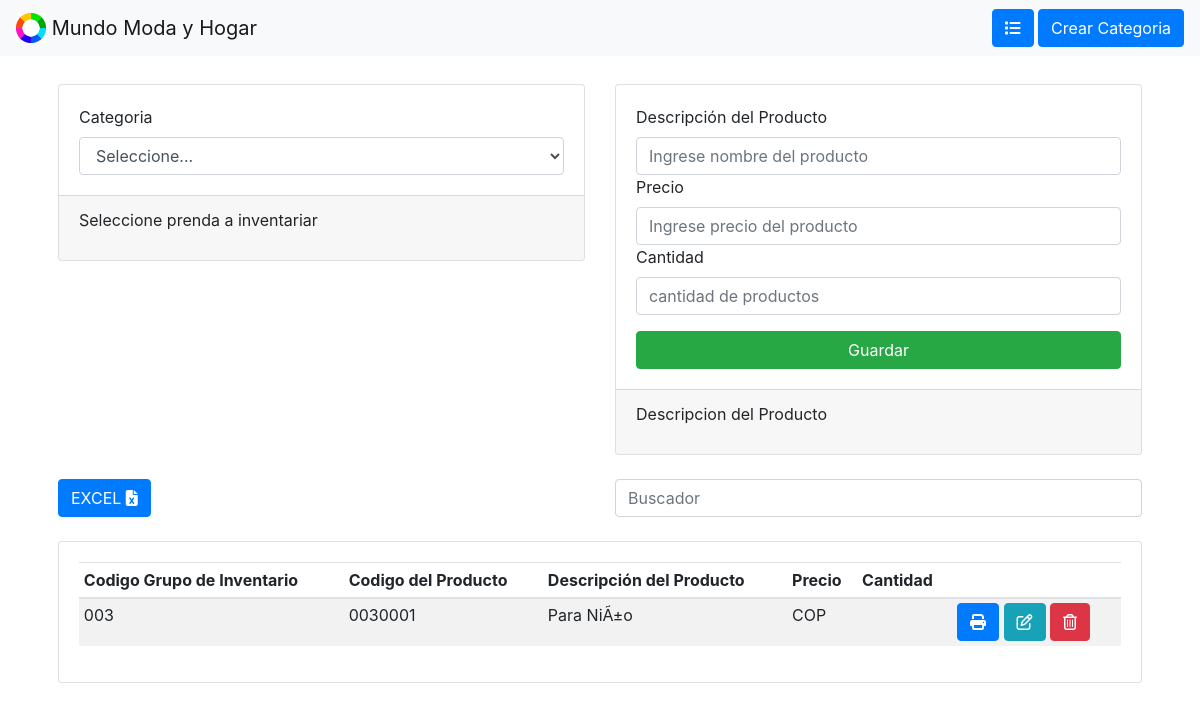
Before: / with the older database file.
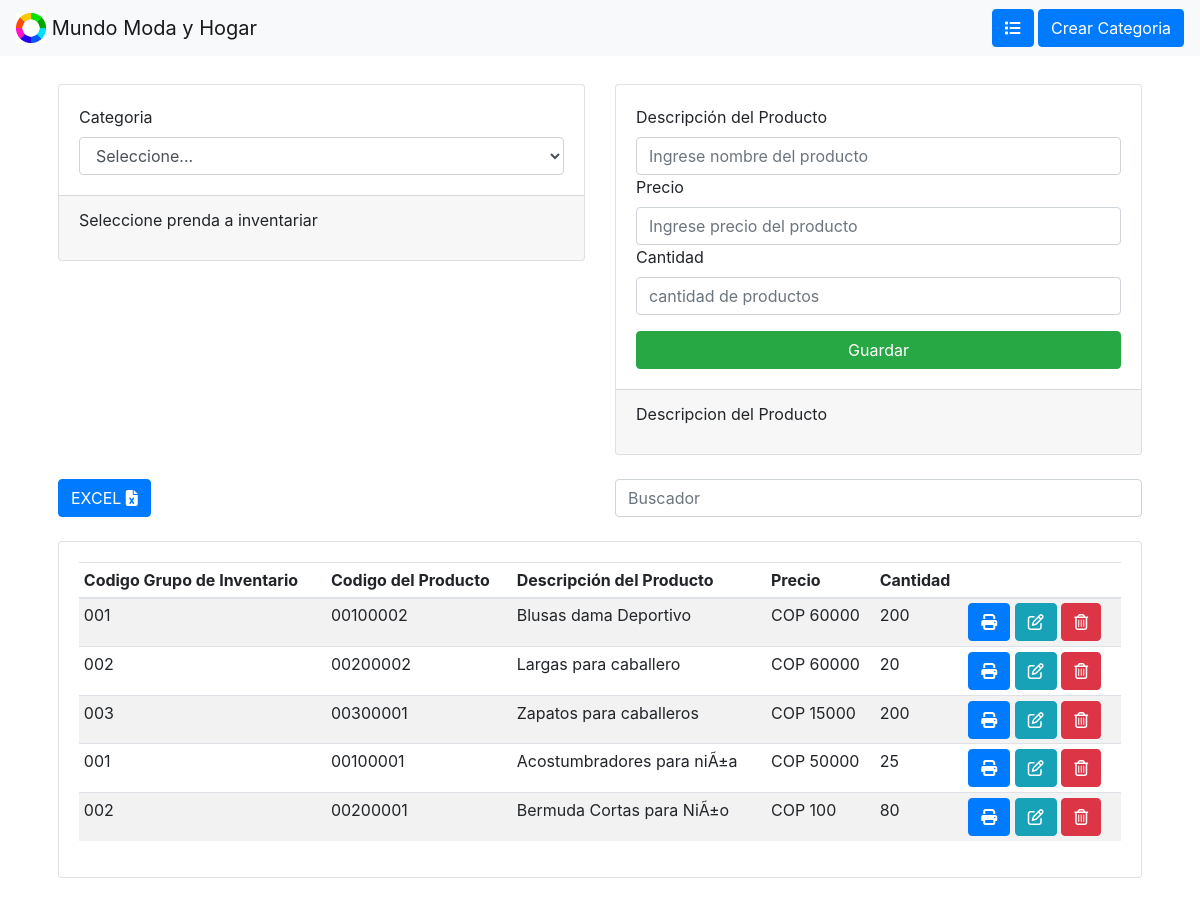
After: the same page with the newer database file.
### tables this page shows
CREATE TABLE IF NOT EXISTS `inventario_excel` (
  `id` int(10) NOT NULL AUTO_INCREMENT,
  `cod_inv` varchar(10) NOT NULL,
  `cod_pro` varchar(10) NOT NULL,
  `nom_pro` varchar(200) NOT NULL,
  `pro_price` int(10) NOT NULL,
  `quantity` int(10) NOT NULL,
  PRIMARY KEY (`id`)
);

### index.php (the view, shortened to what this page needs)
<?php include("php/db.php") ?>
<?php include("includes/header.php") ?>
<div class="container p-1">
        <form action="php/save.php" method="POST">
        <div class="container p-4">
            <div class="row">
                <div class="col-md-6">
                    <div class="card">
                        <div class="card-body">
                            <label for="category">Categoria</label>
                                <select name="category" class="form-control">
                                         <option selected>Seleccione...</option>
                                </select>
                            </div>
                        <div class="card-footer"><p>Seleccione prenda a inventariar</div>
                    </div>
                </div>
                <div class="col-md-6">
                    <div class="card">
                            <div class="card-body">
                                <div class="form-group">
                                <label for="name_product">Descripci&oacute;n del Producto</label>
                                    <input type="text" name="name_product" class="form-control" placeholder="Ingrese nombre del producto" required>
                                <label for="name_product">Precio</label>
                                    <input type="number" name="price_product" class="form-control" placeholder="Ingrese precio del producto" required>
                                    <label for="name_product">Cantidad</label>
                                    <input type="number" name="quantity_product" class="form-control" placeholder="cantidad de productos" required>
                                </div>
                                <input type="submit" class="btn btn-success btn-block" name="save_product" value="Guardar">
                            </div>
                            <div class="card-footer"><p>Descripcion del Producto</p></div>
                    </div>
            </div>
            <div class="col-md-12">
              <br/>
              <form>
              <div class="row">
                <div class="col-md-2">
                <a href="php/xls.php" class=" btn btn-primary">  EXCEL <i class="fas fa-file-excel"></i></a>
                </div>
                <div class="col-md-4">
                </div>
                <div class="col-md-6">
                  <input type="text" class="form-control" placeholder="Buscador" id="formulario">
                  </div>
              </div>
            </form>
            <br/>
                <div class="card">
                     <div class="card-body">
                        <table class="table table-sm  table-striped ">
                            <thead>
                                <th>Codigo Grupo de Inventario</th>
                                <th>Codigo del Producto</th>
                                <th>Descripci&oacute;n del Producto</th>
                                <th>Precio</th>
                                <th>Cantidad</th>
                                <th></th>
                            </thead>
                            <tbody class=" ">
                                 <tr>
                                 <?php
                                    $query = "SELECT * FROM inventario_excel ORDER BY  cod_pro DESC";
                                    $result = mysqli_query($conn, $query);
                                     while($row = mysqli_fetch_array($result)){
                                 ?>
                                     <td><?php echo $row['cod_inv']; ?></td>
                                     <td><?php echo $row['cod_inv'].$row['cod_pro']; ?></td>
                                     <td><?php echo $row['nom_pro']; ?></td>
                                     <td>COP <?php echo $row['pro_price']; ?></td>
                                     <td><?php echo $row['quantity']; ?></td>
                                     <td>
                                            <a href="php/barCode.php?cod_inv=<?php echo $row['cod_inv'];?>&cod_pro=<?php echo $row['cod_pro']; ?>"  class="btn btn-primary" title="imprimir" name="print"><i class="fas fa-print"></i></a>
                                            <a href="php/update.php?id=<?php echo $row['id']?>" class="btn btn-info" title="Editar" name="update"><i class="far fa-edit"></i></a>
                                            <a href="php/delete.php?id=<?php echo $row['id']?>" class="btn btn-danger" title="Borrar" name="delete"><i class="far fa-trash-alt"></i></a>
                                     </td>
                                 </tr>
                                <?php }?>
                            </tbody>
                        </table>
                     </div>
                </div>
            </div>
        </div>
        </div>
        </form>
<?php include("includes/footer.php") ?>

### includes/header.php (shortened to what this page needs)
<!DOCTYPE html>
<html lang="es">
<head>
    <link rel="stylesheet" href="https://stackpath.bootstrapcdn.com/bootstrap/4.4.1/css/bootstrap.min.css">
</head>
<body>
<nav class="navbar navbar-light bg-light">
        <a class="navbar-brand" href="#">
          <img src="./img/logo.jpg" width="30" height="30" class="d-inline-block align-top" alt="">
        Mundo Moda y Hogar
        </a>
        <ul class="navbar-nav">
            <li class="nav-item active">
            <a type="button" class="btn btn-primary" data-toggle="modal" data-target=".bd-example-modal-xl"  href="#" title="Ver lista de Categorias"><i class="fas fa-list"></i></a>
                    <a class="btn btn-primary" class="btn btn-primary" data-toggle="modal" data-target="#categoryModal" href="#">Crear Categoria <span class="sr-only">(current)</span></a>
            </li>
        </ul>
    </nav>

### includes/footer.php (shortened to what this page needs)
</body>
</html>

Changed rows visible on the page:
removed inventario_excel: cod_inv "003", cod_pro "0001", nom_pro "Para NiÃ±o"
added inventario_excel: cod_inv "001", cod_pro "00002", nom_pro "Blusas dama Deportivo", pro_price "60000", quantity "200"
added inventario_excel: cod_inv "002", cod_pro "00002", nom_pro "Largas para caballero", pro_price "60000", quantity "20"
added inventario_excel: cod_inv "003", cod_pro "00001", nom_pro "Zapatos para caballeros", pro_price "15000", quantity "200"
added inventario_excel: cod_inv "001", cod_pro "00001", nom_pro "Acostumbradores para niÃ±a", pro_price "50000", quantity "25"
added inventario_excel: cod_inv "002", cod_pro "00001", nom_pro "Bermuda Cortas para NiÃ±o", pro_price "100", quantity "80"
